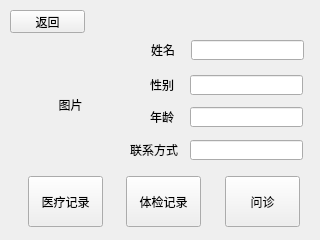
<?xml version="1.0" encoding="UTF-8"?>
<ui version="4.0">
 <class>PatientInfoView</class>
 <widget class="QWidget" name="PatientInfoView">
  <property name="geometry">
   <rect>
    <x>0</x>
    <y>0</y>
    <width>320</width>
    <height>240</height>
   </rect>
  </property>
  <property name="windowTitle">
   <string>Form</string>
  </property>
  <widget class="QLabel" name="label">
   <property name="geometry">
    <rect>
     <x>151</x>
     <y>40</y>
     <width>54</width>
     <height>20</height>
    </rect>
   </property>
   <property name="text">
    <string>姓名</string>
   </property>
  </widget>
  <widget class="QLineEdit" name="name">
   <property name="geometry">
    <rect>
     <x>191</x>
     <y>40</y>
     <width>113</width>
     <height>20</height>
    </rect>
   </property>
  </widget>
  <widget class="QLabel" name="label_2">
   <property name="geometry">
    <rect>
     <x>150</x>
     <y>75</y>
     <width>54</width>
     <height>20</height>
    </rect>
   </property>
   <property name="text">
    <string>性别</string>
   </property>
  </widget>
  <widget class="QLineEdit" name="sex">
   <property name="geometry">
    <rect>
     <x>190</x>
     <y>75</y>
     <width>113</width>
     <height>20</height>
    </rect>
   </property>
  </widget>
  <widget class="QLineEdit" name="age">
   <property name="geometry">
    <rect>
     <x>190</x>
     <y>107</y>
     <width>113</width>
     <height>20</height>
    </rect>
   </property>
  </widget>
  <widget class="QLabel" name="label_3">
   <property name="geometry">
    <rect>
     <x>150</x>
     <y>107</y>
     <width>54</width>
     <height>20</height>
    </rect>
   </property>
   <property name="text">
    <string>年龄</string>
   </property>
  </widget>
  <widget class="QLineEdit" name="tel">
   <property name="geometry">
    <rect>
     <x>190</x>
     <y>140</y>
     <width>113</width>
     <height>20</height>
    </rect>
   </property>
  </widget>
  <widget class="QLabel" name="label_4">
   <property name="geometry">
    <rect>
     <x>130</x>
     <y>140</y>
     <width>54</width>
     <height>20</height>
    </rect>
   </property>
   <property name="text">
    <string>联系方式</string>
   </property>
  </widget>
  <widget class="QPushButton" name="treatMentButton">
   <property name="geometry">
    <rect>
     <x>28</x>
     <y>176</y>
     <width>75</width>
     <height>51</height>
    </rect>
   </property>
   <property name="text">
    <string>医疗记录</string>
   </property>
  </widget>
  <widget class="QPushButton" name="backButton">
   <property name="geometry">
    <rect>
     <x>10</x>
     <y>10</y>
     <width>75</width>
     <height>23</height>
    </rect>
   </property>
   <property name="text">
    <string>返回</string>
   </property>
  </widget>
  <widget class="QPushButton" name="examinationButton">
   <property name="geometry">
    <rect>
     <x>126</x>
     <y>176</y>
     <width>75</width>
     <height>51</height>
    </rect>
   </property>
   <property name="text">
    <string>体检记录</string>
   </property>
  </widget>
  <widget class="QPushButton" name="treat">
   <property name="geometry">
    <rect>
     <x>225</x>
     <y>176</y>
     <width>75</width>
     <height>51</height>
    </rect>
   </property>
   <property name="text">
    <string>问诊</string>
   </property>
  </widget>
  <widget class="QLabel" name="photo">
   <property name="geometry">
    <rect>
     <x>30</x>
     <y>59</y>
     <width>81</width>
     <height>91</height>
    </rect>
   </property>
   <property name="text">
    <string>图片</string>
   </property>
   <property name="alignment">
    <set>Qt::AlignCenter</set>
   </property>
  </widget>
 </widget>
 <resources/>
 <connections/>
</ui>
